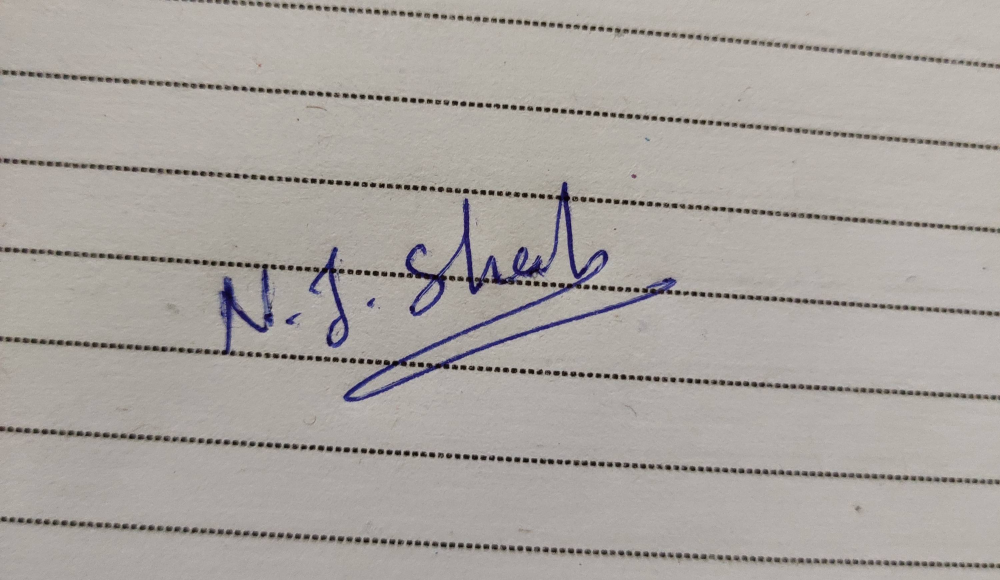
#> input picture 57382935-mask-background-white/new.png, 1000 x 580 px
$ python mask_background_white.py
#> lines starting #> are read from the running program, lines starting #| are printed output that depends on the picture; after the words box and inside, x2 and y2 are one past the last pixel; in counts of white or black regions, pixels touching at a corner belong together
import numpy as np
import cv2

image = cv2.imread('new.png')
#> image is the input picture: shape (580, 1000, 3); mean B, G, R 160.2, 164.9, 170
result = image.copy()
image = cv2.cvtColor(image, cv2.COLOR_BGR2HSV)
#> image: shape (580, 1000, 3); mean H, S, V 18, 18.6, 170.7
lower = np.array([90, 38, 0])
upper = np.array([145, 255, 255])
mask = cv2.inRange(image, lower, upper)
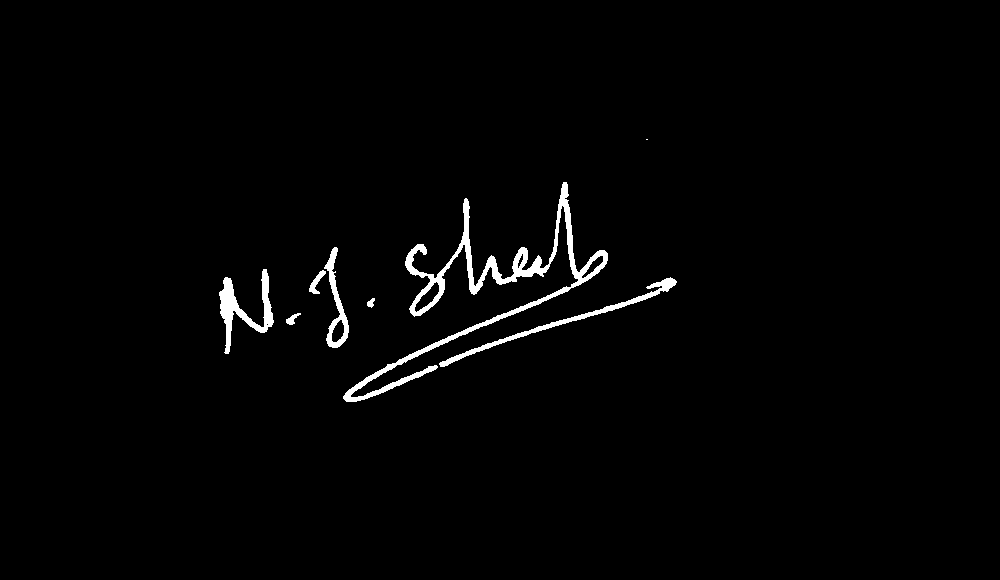
#> mask: shape (580, 1000); 1.6% white; 8 white regions (1 under 20 px), largest, box (x1, y1, x2, y2) and area: (343, 182, 608, 402) 5462, (219, 269, 274, 354) 1389, (439, 277, 677, 367) 1317

kernel = cv2.getStructuringElement(cv2.MORPH_RECT, (3,3))
opening = cv2.morphologyEx(mask, cv2.MORPH_OPEN, kernel, iterations=1)
#> opening: shape (580, 1000); 1.6% white; 10 white regions, largest, box (x1, y1, x2, y2) and area: (410, 199, 549, 316) 2199, (343, 287, 570, 402) 1689, (219, 269, 274, 354) 1381
close = cv2.morphologyEx(opening, cv2.MORPH_CLOSE, kernel, iterations=2)
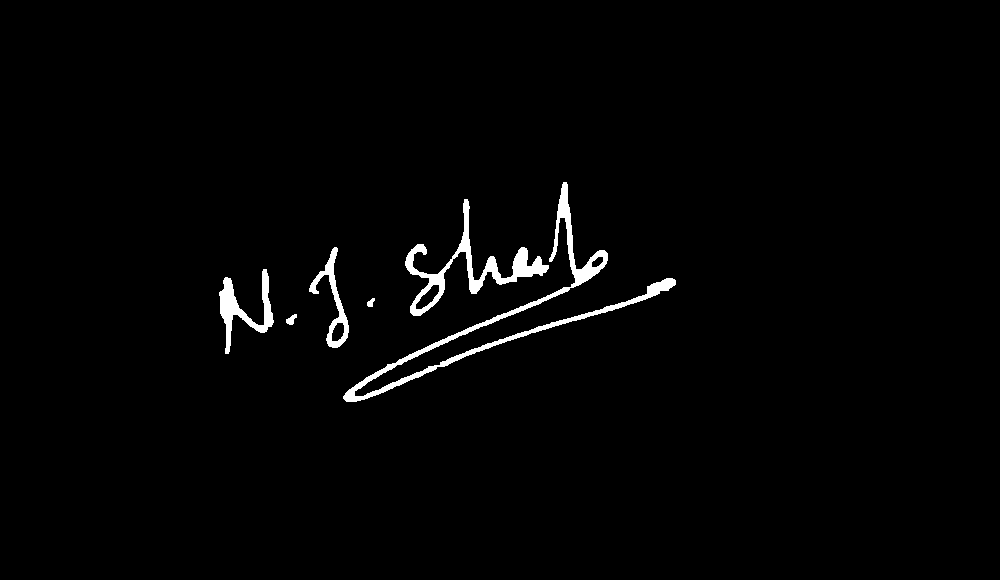
#> close: shape (580, 1000); 1.7% white; 6 white regions

cnts = cv2.findContours(close, cv2.RETR_EXTERNAL, cv2.CHAIN_APPROX_SIMPLE)
#> cnts = 6 contours; box (x1, y1, x2, y2) and area: (343, 182, 676, 402) 3731, (405, 199, 549, 316) 2632, (219, 269, 274, 354) 1238, (309, 247, 349, 348) 1000, (286, 314, 297, 325) 55, (367, 298, 375, 307) 34
cnts = cnts[0] if len(cnts) == 2 else cnts[1]

boxes = []
for c in cnts:
    (x, y, w, h) = cv2.boundingRect(c)
    boxes.append([x,y, x+w,y+h])
#> this loop made 6 passes
#> (x, y, w, h) on passes 1 to 6: (286, 314, 11, 11), (367, 298, 8, 9), (219, 269, 55, 85), (309, 247, 40, 101), (405, 199, 144, 117), (343, 182, 333, 220)
#> after the loop, boxes = [[286, 314, 297, 325], [367, 298, 375, 307], [219, 269, 274, 354], [309, 247, 349, 348], [405, 199, 549, 316], [343, 182, 676, 402]]

boxes = np.asarray(boxes)
left = np.min(boxes[:,0])
#> left = 219
top = np.min(boxes[:,1])
#> top = 182
right = np.max(boxes[:,2])
#> right = 676
bottom = np.max(boxes[:,3])
#> bottom = 402

result[close==0] = (255,255,255)
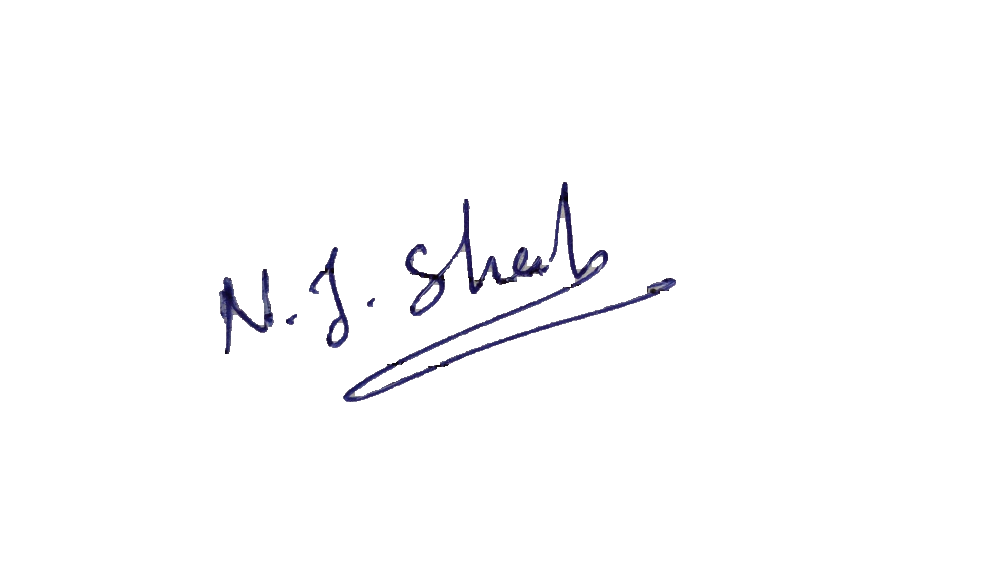
#> result: shape (580, 1000, 3); mean B, G, R 252.5, 251.8, 251.8
ROI = result[top:bottom, left:right].copy()
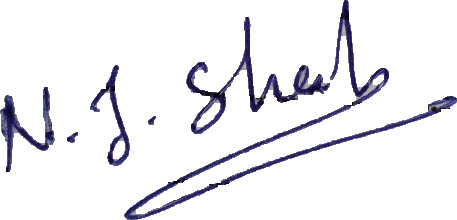
#> ROI: shape (220, 457, 3); mean B, G, R 240.7, 236.4, 236.8
cv2.rectangle(result, (left,top), (right,bottom), (36, 255, 12), 2)
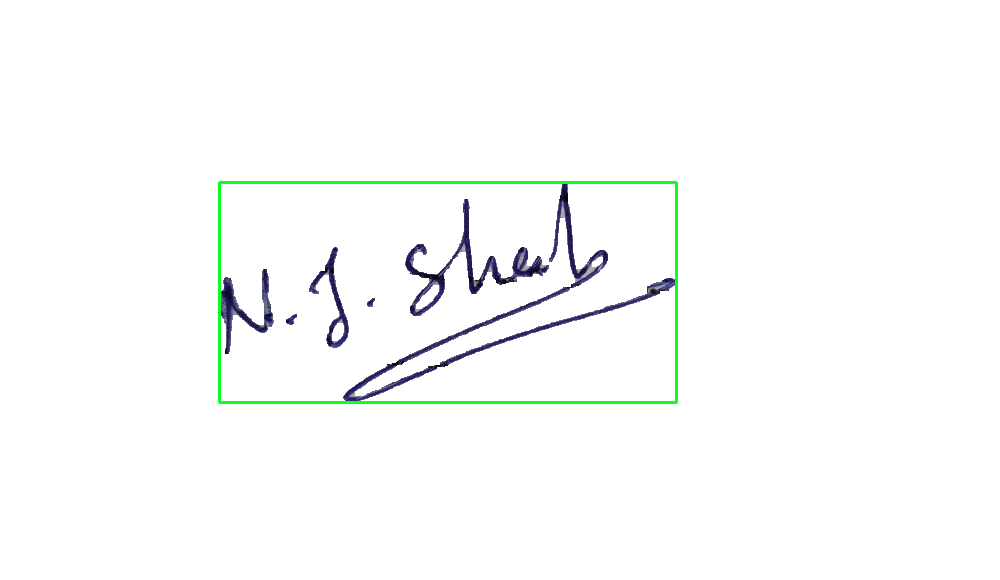
#> result: shape (580, 1000, 3); 0.7% of pixels changed, all inside (x1, y1, x2, y2) = (218, 181, 678, 404)

cv2.imshow('result', result)
cv2.imshow('ROI', ROI)
cv2.imshow('close', close)
cv2.imwrite('result.png', result)
cv2.imwrite('ROI.png', ROI)
cv2.waitKey()
